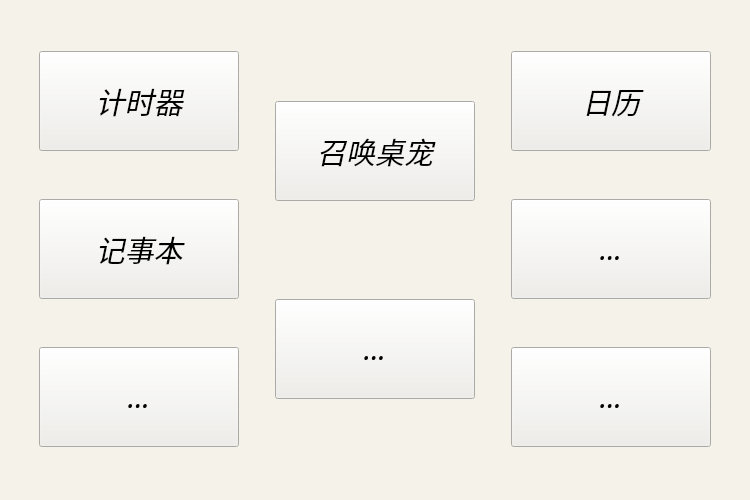
<?xml version="1.0" encoding="UTF-8"?>
<ui version="4.0">
 <class>MainWindow</class>
 <widget class="QMainWindow" name="MainWindow">
  <property name="geometry">
   <rect>
    <x>0</x>
    <y>0</y>
    <width>750</width>
    <height>500</height>
   </rect>
  </property>
  <property name="minimumSize">
   <size>
    <width>750</width>
    <height>500</height>
   </size>
  </property>
  <property name="maximumSize">
   <size>
    <width>750</width>
    <height>500</height>
   </size>
  </property>
  <property name="font">
   <font>
    <family>得意黑</family>
    <italic>true</italic>
   </font>
  </property>
  <property name="windowTitle">
   <string>主页</string>
  </property>
  <property name="styleSheet">
   <string notr="true">#MainWindow
{
background-color:#F5F2E9
}</string>
  </property>
  <widget class="QWidget" name="centralwidget">
   <layout class="QHBoxLayout" name="horizontalLayout">
    <item>
     <layout class="QVBoxLayout" name="verticalLayout">
      <item>
       <widget class="QPushButton" name="tbM_T">
        <property name="minimumSize">
         <size>
          <width>200</width>
          <height>100</height>
         </size>
        </property>
        <property name="maximumSize">
         <size>
          <width>200</width>
          <height>100</height>
         </size>
        </property>
        <property name="font">
         <font>
          <family>得意黑</family>
          <pointsize>22</pointsize>
          <italic>true</italic>
         </font>
        </property>
        <property name="styleSheet">
         <string notr="true">#tbM_T
{
    background-image: url(:/mainIcons/选择时间段.png) no-repeat;
    background-position:center;
    background-color:#EFEEE9 
}</string>
        </property>
        <property name="text">
         <string>计时器</string>
        </property>
       </widget>
      </item>
      <item>
       <widget class="QToolButton" name="tpM_N">
        <property name="minimumSize">
         <size>
          <width>200</width>
          <height>100</height>
         </size>
        </property>
        <property name="maximumSize">
         <size>
          <width>200</width>
          <height>100</height>
         </size>
        </property>
        <property name="font">
         <font>
          <family>得意黑</family>
          <pointsize>22</pointsize>
          <italic>true</italic>
         </font>
        </property>
        <property name="styleSheet">
         <string notr="true">
#tpM_N
{
    background-image: url(:/mainIcons/日历.png);
    background-position:center;
    background-color:#EFEEE9 
}</string>
        </property>
        <property name="text">
         <string>记事本</string>
        </property>
       </widget>
      </item>
      <item>
       <widget class="QToolButton" name="toolButton">
        <property name="minimumSize">
         <size>
          <width>200</width>
          <height>100</height>
         </size>
        </property>
        <property name="maximumSize">
         <size>
          <width>200</width>
          <height>100</height>
         </size>
        </property>
        <property name="font">
         <font>
          <family>得意黑</family>
          <pointsize>22</pointsize>
          <italic>true</italic>
         </font>
        </property>
        <property name="styleSheet">
         <string notr="true">

    background-position:center;
    background-color:#EFEEE9 
</string>
        </property>
        <property name="text">
         <string>...</string>
        </property>
       </widget>
      </item>
     </layout>
    </item>
    <item>
     <layout class="QVBoxLayout" name="verticalLayout_2">
      <item>
       <widget class="QToolButton" name="tbM_P">
        <property name="minimumSize">
         <size>
          <width>200</width>
          <height>100</height>
         </size>
        </property>
        <property name="maximumSize">
         <size>
          <width>200</width>
          <height>100</height>
         </size>
        </property>
        <property name="font">
         <font>
          <family>得意黑</family>
          <pointsize>22</pointsize>
          <italic>true</italic>
         </font>
        </property>
        <property name="styleSheet">
         <string notr="true">
#tbM_P
{
    background-image: url(:/mainIcons/宠物.png);
    background-position:center;
    background-color:#EFEEE9 
}</string>
        </property>
        <property name="text">
         <string>召唤桌宠</string>
        </property>
       </widget>
      </item>
      <item>
       <widget class="QToolButton" name="toolButton_6">
        <property name="minimumSize">
         <size>
          <width>200</width>
          <height>100</height>
         </size>
        </property>
        <property name="maximumSize">
         <size>
          <width>200</width>
          <height>100</height>
         </size>
        </property>
        <property name="font">
         <font>
          <family>得意黑</family>
          <pointsize>22</pointsize>
          <italic>true</italic>
         </font>
        </property>
        <property name="styleSheet">
         <string notr="true">
    background-position:center;
    background-color:#EFEEE9 </string>
        </property>
        <property name="text">
         <string>...</string>
        </property>
       </widget>
      </item>
     </layout>
    </item>
    <item>
     <layout class="QVBoxLayout" name="verticalLayout_3">
      <item>
       <widget class="QPushButton" name="tbM_C">
        <property name="minimumSize">
         <size>
          <width>200</width>
          <height>100</height>
         </size>
        </property>
        <property name="maximumSize">
         <size>
          <width>200</width>
          <height>100</height>
         </size>
        </property>
        <property name="font">
         <font>
          <family>得意黑</family>
          <pointsize>22</pointsize>
          <italic>true</italic>
         </font>
        </property>
        <property name="styleSheet">
         <string notr="true">#tbM_C
{
    background-image: url(:/mainIcons/_日历.png);
    background-position:top center;
    background-color:#EFEEE9 
}</string>
        </property>
        <property name="text">
         <string>日历</string>
        </property>
       </widget>
      </item>
      <item>
       <widget class="QToolButton" name="toolButton_8">
        <property name="minimumSize">
         <size>
          <width>200</width>
          <height>100</height>
         </size>
        </property>
        <property name="maximumSize">
         <size>
          <width>200</width>
          <height>100</height>
         </size>
        </property>
        <property name="font">
         <font>
          <family>得意黑</family>
          <pointsize>22</pointsize>
          <italic>true</italic>
         </font>
        </property>
        <property name="styleSheet">
         <string notr="true">
    background-position:center;
    background-color:#EFEEE9 </string>
        </property>
        <property name="text">
         <string>...</string>
        </property>
       </widget>
      </item>
      <item>
       <widget class="QToolButton" name="toolButton_9">
        <property name="minimumSize">
         <size>
          <width>200</width>
          <height>100</height>
         </size>
        </property>
        <property name="maximumSize">
         <size>
          <width>200</width>
          <height>100</height>
         </size>
        </property>
        <property name="font">
         <font>
          <family>得意黑</family>
          <pointsize>22</pointsize>
          <italic>true</italic>
         </font>
        </property>
        <property name="styleSheet">
         <string notr="true">
    background-position:center;
    background-color:#EFEEE9 </string>
        </property>
        <property name="text">
         <string>...</string>
        </property>
       </widget>
      </item>
     </layout>
    </item>
   </layout>
  </widget>
 </widget>
 <resources/>
 <connections/>
</ui>
